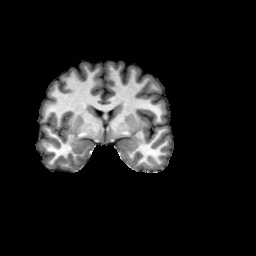
#> input picture training_ss_151.png, 256 x 256 px
$ python get_clustering_data.py
#> lines starting #> are read from the running program, lines starting #| are printed output that depends on the picture; after the words box and inside, x2 and y2 are one past the last pixel; in counts of white or black regions, pixels touching at a corner belong together
from PIL import Image
from scipy import misc
from numpy import unique
import numpy as np
import matplotlib.pyplot as plt
import matplotlib.image as mpimg
import csv,copy

#  This file is the the first in a pipeline to segment images.
#  Upon executuion, this script will read a training image and
#  a segmented training image, labeling the segmented image


def segment(im,image,v):
    """Take an image and a segmented images and
       label the segmented image based on a unique value"""
    im_seg = copy.copy(im)
    for i in range(0,len(im[0])):
        for j in range(0,len(im[1])):
            if(image[i,j,0] == v):
                im_seg[i,j,] = [1,1,1]
            else:
                im_seg[i,j,] = [0,0,0]
    return im_seg

# read file
im = mpimg.imread("training_ss_151.png")
#> im is the input picture: shape (256, 256, 3) float32; min 0.00392, max 0.996, mean 0.111
im_seg = mpimg.imread("training_seg_151.png")
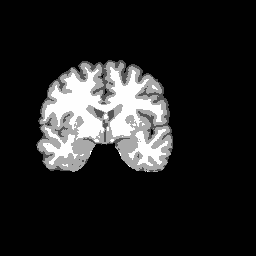
#> input picture training_seg_151.png, 256 x 256 px
#> im_seg is the input picture: shape (256, 256, 3) float32; min 0.00392, max 0.996, mean 0.138


im_seg_int = im_seg*255
v,c = unique(im_seg,return_counts=True)
#> v = [0.00392, 0.333, 0.663, 0.996]; c = [161133, 5313, 15882, 14280]

im_back  = segment(im,im_seg,v[0])
#> after the loop in segment, `for i in range(0,len(im[0])):`:
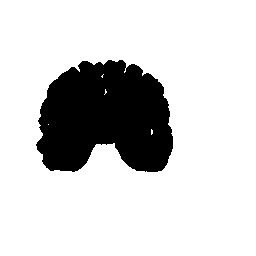
#> im_seg: shape (256, 256, 3) float32; values 0 (black) and 1 (white), 82% white; 1 black region, box (x1, y1, x2, y2) and area: (36, 60, 173, 172) 11825
im_csf   = segment(im,im_seg,v[1])
#> call 2 of segment, with v = 0.333
#> after the loop in segment (call 2), `for i in range(0,len(im[0])):`:
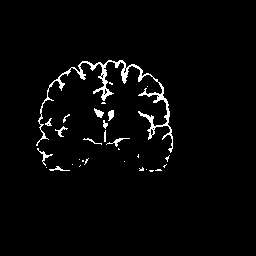
#> im_seg: shape (256, 256, 3) float32; values 0 (black) and 1 (white), 2.7% white in thin lines or dots, all inside (x1, y1, x2, y2) = (36, 60, 173, 172)
im_grey  = segment(im,im_seg,v[2])
#> call 3 of segment, with v = 0.663
#> after the loop in segment (call 3), `for i in range(0,len(im[0])):`:
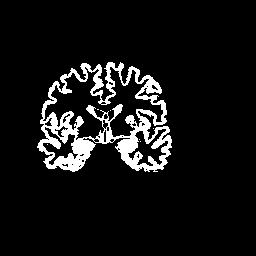
#> im_seg: shape (256, 256, 3) float32; values 0 (black) and 1 (white), 8.1% white; 7 white regions (6 under 20 px), largest, box (x1, y1, x2, y2) and area: (37, 62, 172, 172) 5287
im_white = segment(im,im_seg,v[3])
#> call 4 of segment, with v = 0.996
#> after the loop in segment (call 4), `for i in range(0,len(im[0])):`:
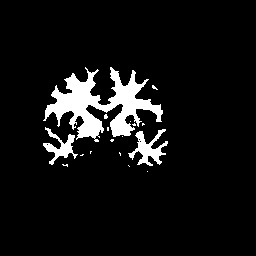
#> im_seg: shape (256, 256, 3) float32; values 0 (black) and 1 (white), 7.3% white; 17 white regions (14 under 20 px), largest, box (x1, y1, x2, y2) and area: (43, 67, 163, 142) 3627, (128, 129, 168, 166) 596, (43, 127, 78, 165) 446

#plt.imshow(im_grey)
#plt.imshow(im*im_grey)
#plt.show()


d = []
index = 0
for i in range(0,len(im[0])):
    for j in range(0,len(im[1])):
        if(not im_back[i,j,1]):
            flat = [sub for each in im[(i-3):(i+2),(j-3):(j+2),1] for sub in each]
            d.append(flat)
            if(im_csf[i,j,1] == 1):
                d[index].append(1)
                d[index].append(i)
                d[index].append(j)
            if(im_grey[i,j,1] == 1):
                d[index].append(2)
                d[index].append(i)
                d[index].append(j)

            if(im_white[i,j,1] == 1):
                d[index].append(3)
                d[index].append(i)
                d[index].append(j)

            index += 1
#> after the loop, d = 11825 items; index = 11825

im2 = im
print(im.shape)
#| (256, 256, 3)
im2[(61-2):(61+2),(109-2):(109+2),1]*255
im2[(61-2):(61+2),(109-2):(109+2),] = [1,1,1]
#> im2: shape (256, 256, 3) float32; 0.02% of pixels changed, all inside (x1, y1, x2, y2) = (107, 59, 111, 63)
#plt.imshow(im2)
#plt.show()

# write blocks out to file
with open("training_ss_151_blocks_python_labeled_coords.csv",'w') as csvfile:
    datawriter = csv.writer(csvfile,delimiter=',')
    for each in d:
        datawriter.writerow(each)
